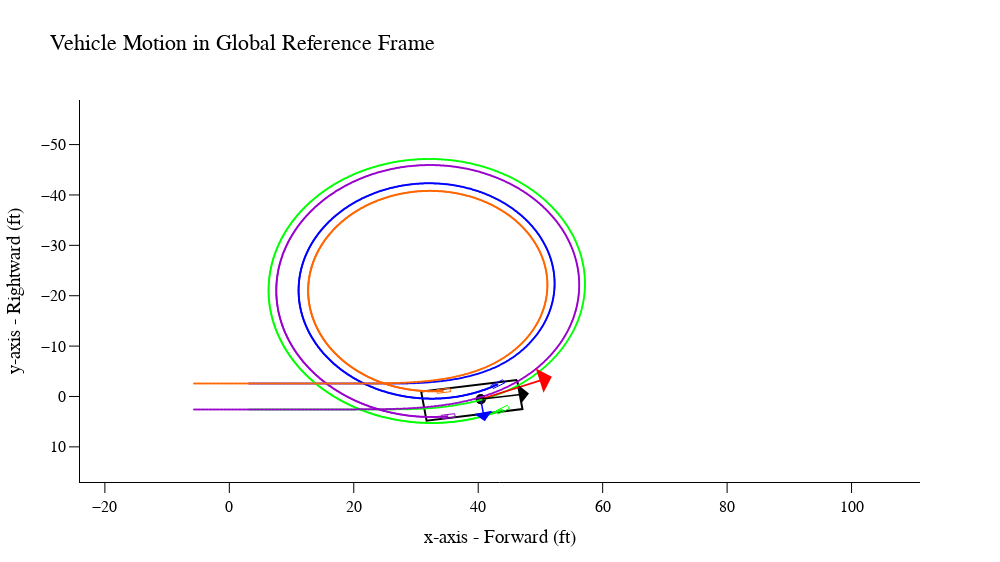

Source (notebook cell):
### Code cell
i = 1090
print(f"Time: {run.veh.model.t[i]}")
run.global_motion(i)

### Figure 1 — Plotly figure (JSON) as saved in the notebook; plotly's stock layout.template omitted (floating-point values rounded to 4 significant figures; data arrays with more than 128 entries replaced by an {"elided": "..."} marker saying what was removed)
{"data": [{"line": {"color": "rgb(0, 0, 0)", "width": 2}, "mode": "lines", "name": "body", "type": "scatter", "x": [46.25, 47.11, 31.7, 30.84, 46.25], "y": [-3.266, 2.503, 4.803, -0.9661, -3.266]}, {"line": {"color": "rgb(0, 0, 255)", "width": 1}, "mode": "lines", "name": "LF", "type": "scatter", "x": [43.92, 44.29, 42.42, 42.05, 43.92], "y": [-3.316, -2.71, -1.581, -2.187, -3.316]}, {"line": {"color": "rgb(0, 255, 0)", "width": 1}, "mode": "lines", "name": "RF", "type": "scatter", "x": [44.68, 45.04, 43.17, 42.81, 44.68], "y": [1.753, 2.359, 3.488, 2.881, 1.753]}, {"line": {"color": "rgb(153, 0, 204)", "width": 1}, "mode": "lines", "name": "RR", "type": "scatter", "x": [36.22, 36.32, 34.16, 34.06, 36.22], "y": [3.413, 4.113, 4.436, 3.735, 3.413]}, {"line": {"color": "rgb(255, 102, 0)", "width": 1}, "mode": "lines", "name": "LR", "type": "scatter", "x": [35.46, 35.56, 33.4, 33.3, 35.46], "y": [-1.656, -0.9556, -0.6333, -1.334, -1.656]}, {"customdata": [10.9, 10.9], "hovertemplate": "<b>x</b>:%{x:.1f}<br><b>Y</b>: %{y:.1f}<br><b>time</b>: %{customdata:.3f}", "marker": {"color": "rgb(0, 0, 0)", "size": 10}, "mode": "markers", "name": "CG", "type": "scatter", "x": [40.41, 40.41], "y": [0.5545, 0.5545]}, {"marker": {"color": "rgb(0, 0, 255)", "size": 2, "symbol": {"elided": "1090 str values"}}, "mode": "markers", "name": "LF", "type": "scatter", "x": {"elided": "1090 float values"}, "y": {"elided": "1090 float values"}}, {"marker": {"color": "rgb(0, 255, 0)", "size": 2, "symbol": {"elided": "1090 str values"}}, "mode": "markers", "name": "RF", "type": "scatter", "x": {"elided": "1090 float values"}, "y": {"elided": "1090 float values"}}, {"marker": {"color": "rgb(153, 0, 204)", "size": 2, "symbol": {"elided": "1090 str values"}}, "mode": "markers", "name": "RR", "type": "scatter", "x": {"elided": "1090 float values"}, "y": {"elided": "1090 float values"}}, {"marker": {"color": "rgb(255, 102, 0)", "size": 2, "symbol": {"elided": "1090 str values"}}, "mode": "markers", "name": "LR", "type": "scatter", "x": {"elided": "1090 float values"}, "y": {"elided": "1090 float values"}}], "layout": {"annotations": [{"arrowcolor": "rgb(255, 0, 0)", "arrowhead": 1, "arrowsize": 2.5, "arrowwidth": 1.7, "ax": 40.41, "axref": "x", "ay": 0.5545, "ayref": "y", "showarrow": true, "text": "", "x": 51.83, "xref": "x", "y": -3.894, "yref": "y"}, {"arrowcolor": "rgb(0, 0, 0)", "arrowhead": 1, "arrowsize": 2, "arrowwidth": 1.5, "ax": 40.41, "axref": "x", "ay": 0.5545, "ayref": "y", "showarrow": true, "text": "", "x": 48.16, "xref": "x", "y": -0.603, "yref": "y"}, {"arrowcolor": "rgb(0, 0, 255)", "arrowhead": 1, "arrowsize": 2, "arrowwidth": 1.5, "ax": 40.41, "axref": "x", "ay": 0.5545, "ayref": "y", "showarrow": true, "text": "", "x": 41.06, "xref": "x", "y": 4.923, "yref": "y"}], "autosize": false, "font": {"color": "black", "family": "Arial", "size": 16}, "height": 562.5, "showlegend": false, "title": {"text": "Vehicle Motion in Global Reference Frame"}, "width": 1000, "xaxis": {"linecolor": "black", "linewidth": 1, "range": [-24, 111], "showgrid": false, "showline": true, "tickcolor": "black", "ticklen": 10, "ticks": "outside", "tickwidth": 1, "title": {"text": "x-axis - Forward (ft)"}, "zeroline": false}, "yaxis": {"linecolor": "black", "linewidth": 1, "range": [16.97, -58.85], "showgrid": false, "showline": true, "tickcolor": "black", "ticklen": 10, "ticks": "outside", "tickwidth": 1, "title": {"text": "y-axis - Rightward (ft)"}, "zeroline": false}}}
